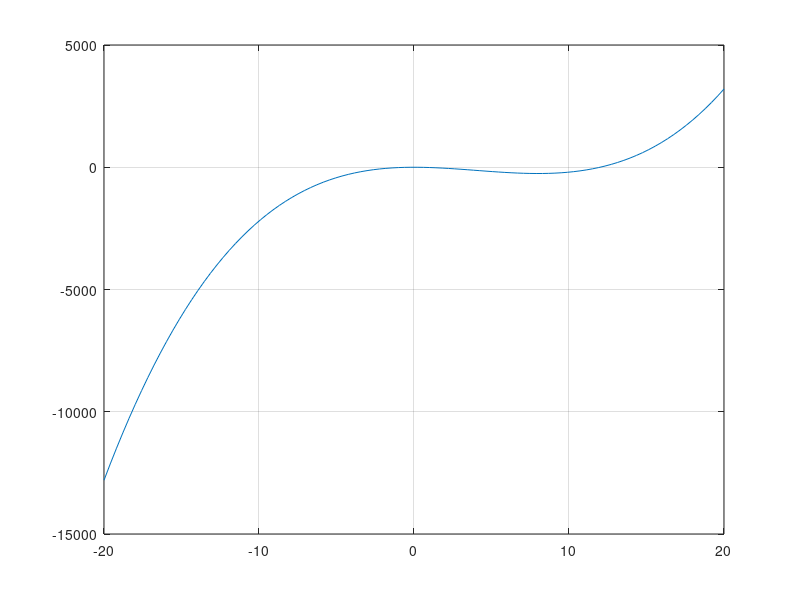

The MATLAB source for this figure: (Note: this script raises an error after producing the figure.)
% --- Buka Octave, kemudian pada Command Window, ketikan
% --- “pkg install –forge ga”
% --- Kemudian ketikan:
% --- “pkg load ga”

% --- SATU VARIABEL
f = @(x) x.^3 - 12 * x .^ 2;
x = linspace(-20,20);

figure(1);
plot(x, f(x));
grid on;

[x, fval] = ga(f, 1);

printf('x = %d\n', x);
printf('fval = %d\n', fval);
printf('\n\n');

% --- DUA VARIABEL
f_plot = @(x, y) x.^2 + y.^2 + 2.*x + 4.*y + 6;
[X, Y] = meshgrid(-10:10);

figure(2);
surfc(X, Y, f(X,Y));
grid on;

f_ga = @(x) x(1).^2 + x(2).^2 + 2.*x(1) + 4.*x(2) + 6;
[x, fval] = ga(f_ga, 2);

printf('x = %d\n', x);
printf('fval = %d\n', fval);